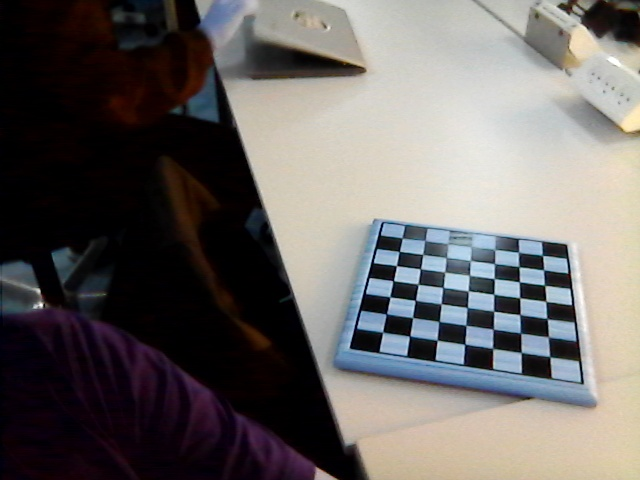
#> input picture test.jpg, 640 x 480 px
$ python imgrecog.py   (older library calls are emulated)
#> lines starting #> are read from the running program, lines starting #| are printed output that depends on the picture; after the words box and inside, x2 and y2 are one past the last pixel; in counts of white or black regions, pixels touching at a corner belong together
### camera.py
# import the opencv library
import cv2

class Camera:
    # [22 lines left out: functions __init__, get_frame, save_frame, not called in this run]

    def __del__(self):
        if self.vid.isOpened():
            self.vid.release()

class FakeCamera:
    def __init__(self, img_filename, width = None, height = None) -> None:
#> called with img_filename = 'test.jpg', width = 400, height = 400
        self.img = cv2.imread(img_filename)
#> self.img is the input picture: shape (480, 640, 3); mean B, G, R 100, 101.7, 105.4

        if width is not None:
            self.img = cv2.resize(self.img, (width, height))
#> self.img: shape (400, 400, 3)

    def get_frame(self):
        return (True, self.img.copy())

    def save_frame(self, filename):
        return (True, self.img)

    def __del__(self):
        pass

### imgrecog.py
import numpy as np
import cv2
from camera import Camera, FakeCamera
from prettytable import PrettyTable
import matplotlib.pyplot as plt

qualityLevel = 0.01
minDistance = 10

def lin_equ(l1, l2):
    m = ((l2[1] - l1[1])) / (l2[0] - l1[0])
    c = (l2[1] - (m * l2[0]))
    return m, c

def shadow_remove(img):
    rgb_planes = cv2.split(img)
    result_norm_planes = []
    for plane in rgb_planes:
        dilated_img = cv2.dilate(plane, np.ones((7,7), np.uint8))
        bg_img = cv2.medianBlur(dilated_img, 21)
        diff_img = 255 - cv2.absdiff(plane, bg_img)
        norm_img = cv2.normalize(diff_img,None, alpha=0, beta=255, norm_type=cv2.NORM_MINMAX, dtype=cv2.CV_8UC1)
        result_norm_planes.append(norm_img)
    shadowremov = cv2.merge(result_norm_planes)
    return shadowremov

def image_addaptive_guassian_threshold(img):
    gray = cv2.cvtColor(img, cv2.COLOR_BGR2GRAY)
    gray = cv2.GaussianBlur(gray, (5, 5), 0)
    return cv2.adaptiveThreshold(gray, 255, cv2.ADAPTIVE_THRESH_GAUSSIAN_C, cv2.THRESH_BINARY, 11, 2)

def image_addaptive_mean_threshold(img):
    gray = cv2.cvtColor(img, cv2.COLOR_BGR2GRAY)
    gray = cv2.GaussianBlur(gray, (5, 5), 0)
    return cv2.adaptiveThreshold(gray, 255, cv2.ADAPTIVE_THRESH_MEAN_C, cv2.THRESH_BINARY, 11, 2)

def image_otsu_threshold(img):
    gray = cv2.cvtColor(img, cv2.COLOR_BGR2GRAY)
    gray = cv2.GaussianBlur(gray, (5, 5), 0)
    return cv2.threshold(gray, 0, 255, cv2.THRESH_BINARY + cv2.THRESH_OTSU)[1]

def gray_to_bgr(img):
    return cv2.cvtColor(img, cv2.COLOR_GRAY2BGR)

if __name__ == '__main__':
    camera = FakeCamera("test.jpg", width=400, height=400)

    vals_type = ["int", "int", "float", "float", "float", "float", "float", "float"]
    vals = [2, 3, 0.04, 0.01, 0, 0, 0, 0]

    while True:
        imgs = []
        camera = FakeCamera("test.jpg", width=400, height=400)
        camera2 = FakeCamera("test2.jpeg", width=400, height=400)
#> call 3 of __init__, with img_filename = 'test2.jpeg', width = 400, height = 400
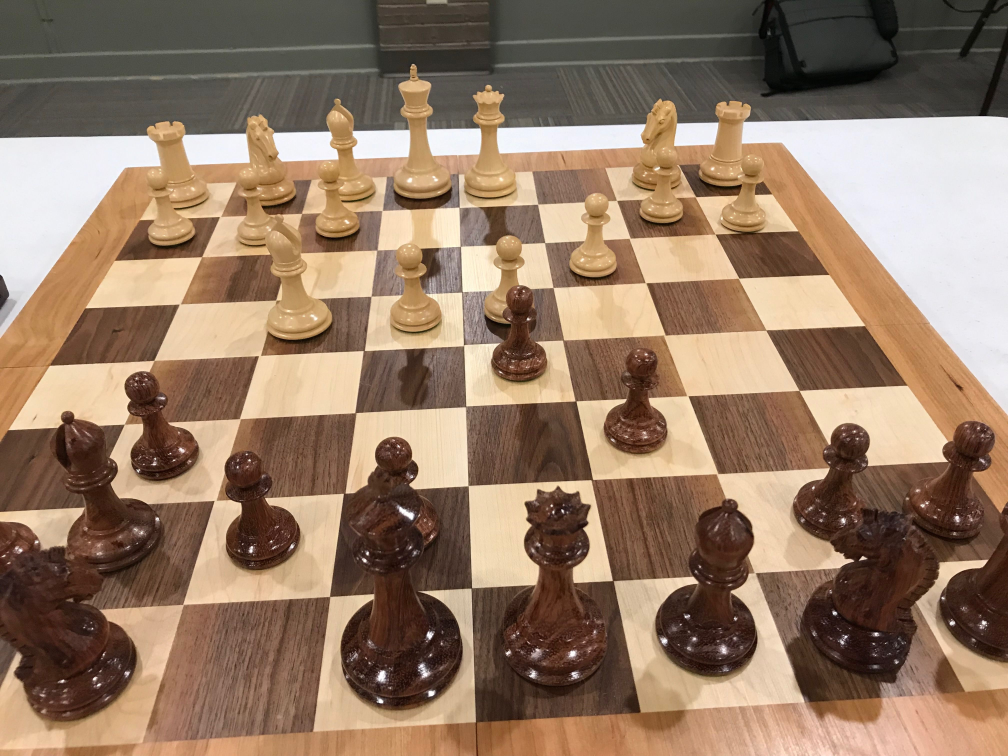
#> input picture test2.jpeg, 4032 x 3024 px (shown at 1/4 size)
#> in __init__, self.img is the input picture: shape (3024, 4032, 3); mean B, G, R 101.4, 122.7, 148.4
#> in __init__ (call 3), `self.img = cv2.resize(self.img, (width, height))`:
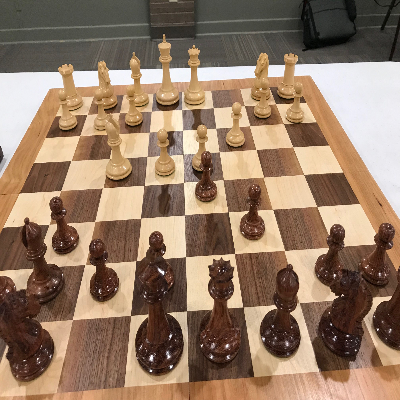
#> self.img: shape (400, 400, 3); mean B, G, R 101.3, 122.6, 148.4
        for cam in [camera, camera2]:
            ret, frame = cam.get_frame()
            img = frame.copy()
            empty = frame

            # find Harris corners
            gray = cv2.cvtColor(img, cv2.COLOR_BGR2GRAY)
            gray = cv2.GaussianBlur(gray, (5, 5), 0)
            dst = cv2.cornerHarris(gray, 2, 3, 0.02)
            #result is dilated for marking the corners, not important
            dst = cv2.dilate(dst, None)

            # find centroids
            ret, dst = cv2.threshold(dst, 0.01 * dst.max(), 255, 0)
            dst = np.uint8(dst)
            ret, labels, stats, centroids = cv2.connectedComponentsWithStats(dst)

            # draw centroids
            #for i in range(1, len(centroids)):
            #    cv2.circle(img, (int(centroids[i][0]), int(centroids[i][1])), 1, (0, 0, 255), -1)

            # define the criteria to stop and refine the corners
            criteria = (cv2.TERM_CRITERIA_EPS + cv2.TERM_CRITERIA_MAX_ITER, 100, 0.001)
            corners = cv2.cornerSubPix(gray, np.float32(centroids), (5, 5), (-1, -1), criteria)

            for i in range(1, len(corners)):
                cv2.circle(img, (int(corners[i][0]), int(corners[i][1])), 1, (0, 0, 255), -1)


            # show the images 2 by 2 in same window
            imgs.append(np.hstack((frame, img)))
#> this loop made 2 passes
#> pass 1, `gray = cv2.cvtColor(img, cv2.COLOR_BGR2GRAY)`:
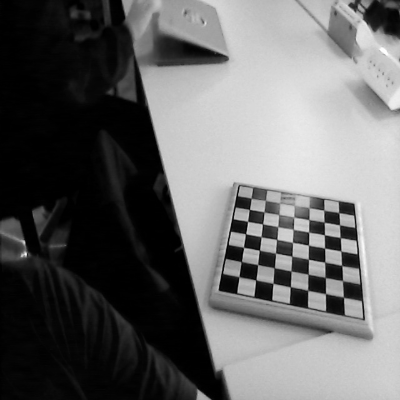
#> gray: shape (400, 400); min 0, max 255, mean 102.5
#> pass 1, `dst = cv2.dilate(dst, None)`:
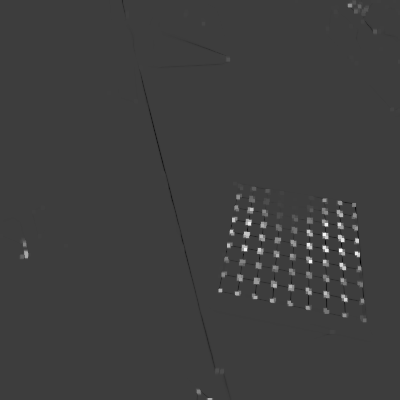
#> dst: shape (400, 400) float32; min -0.00022, max 0.000697, mean 4.26e-06; drawn with min black and max white
#> after the loop:
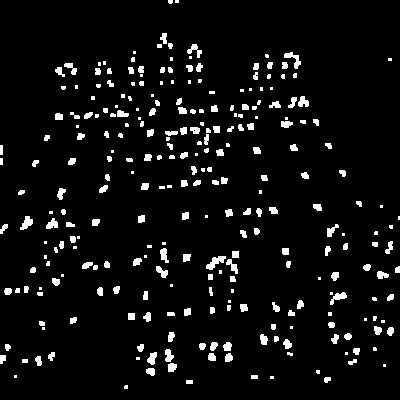
#> dst: shape (400, 400); 5.7% white; 276 white regions (94 under 20 px), largest, box (x1, y1, x2, y2) and area: (206, 256, 226, 270) 135, (284, 52, 301, 69) 114, (20, 216, 33, 230) 105
#> after the loop:
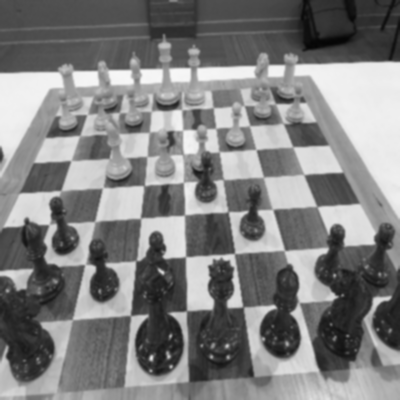
#> gray: shape (400, 400); min 5, max 247, mean 127.9
#> after the loop, imgs = 2 items

        # show the images 2 by 2 in same window
        cv2.imshow("img", np.vstack(imgs))
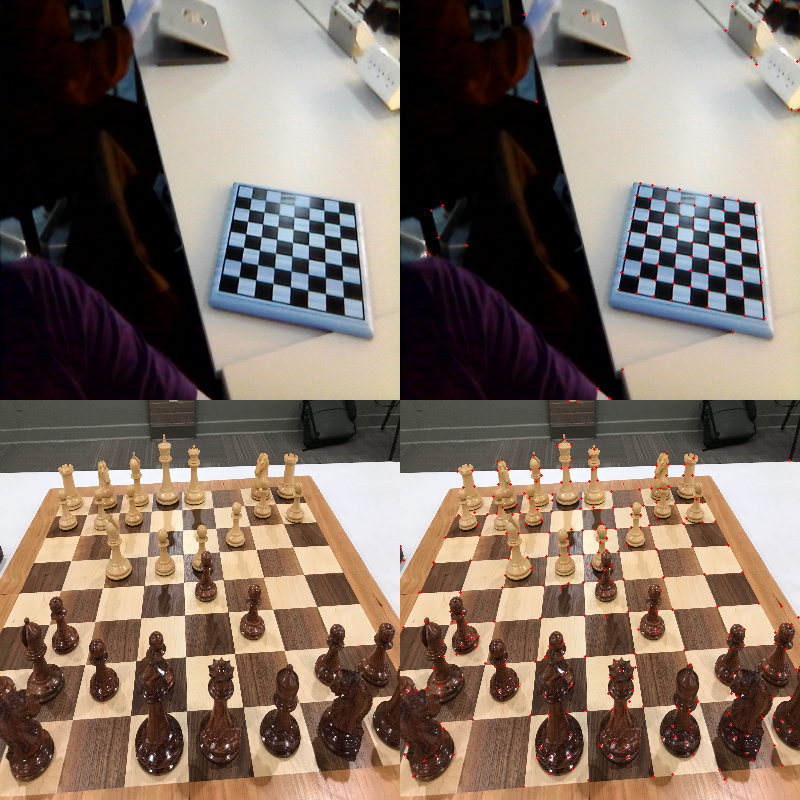
#> window 'img': shape (800, 800, 3); mean B, G, R 100.3, 111.8, 127.2

        up = ["w", "e", "r", "t", "y", "u", "i", "o"]
        down = ["s", "d", "f", "g", "h", "j", "k", "l"]

        key = cv2.waitKey(1)
#> (key q is pressed here)

        if key in [ord(x) for x in up]:
            index = up.index(chr(key))
            if index == 1:
                vals[index] += 2
                vals[index] = min(31, vals[index])
            else:
                vals[index] += 1 if vals_type[index] == "int" else 0.01

        if key in [ord(x) for x in down]:
            index = down.index(chr(key))
            if index == 1:
                vals[index] -= 2
                vals[index] = max(1, vals[index])
            else:
                vals[index] -= 1 if vals_type[index] == "int" else 0.01
                vals[index] = max(0, vals[index])

        print(vals)

        if key & 0xFF == ord('q'):
            break


    if False:
        while True:
            ret, frame = camera.get_frame()
            empty = frame

            if not ret:
                break

            gray = cv2.cvtColor(frame, cv2.COLOR_BGR2GRAY)

            gray[128 < gray] = [255]
            gray[gray < 128] = [0]

            blur = cv2.GaussianBlur(gray, (5, 5), 0)

            maxCorners = 90

            # [7 lines of commented-out code are left out]

            corners = cv2.goodFeaturesToTrack(blur, maxCorners=maxCorners, qualityLevel=0.18, minDistance=12)
            corners = np.intp(corners)

            # sort corners by x + y to get closest to top left
            #corners = sorted(corners, key=lambda x: x[0][0] + x[0][1])


            for i in corners:
                x, y = i.ravel()
                cv2.circle(empty, (x, y), 3, 255, -1)

            cv2.imshow('frame', gray)

            '''
            len_corners = len(corners)
            corner_lines_a = np.zeros((len_corners, len_corners), dtype=np.float32)
            corner_lines_b = np.zeros((len_corners, len_corners), dtype=np.float32)

            for i in range(len_corners):
                for j in range(len_corners):
                    if i != j:
                        corner_lines_a[i][j], corner_lines_b[i][j] = lin_equ(corners[i][0], corners[j][0])

            for line in [corner_lines_a, corner_lines_b]:
                table = PrettyTable()
                for i in range(len_corners):
                    table.add_column(str(i), ([0] * i) + [round(it, 2) for it in list(line[i][i:len_corners])])
                print(table)

            lines = []

            for i in range(len_corners):
                for j in range(i, len_corners):
                    if i == j:
                        continue
            '''


            # create matplot graph using the algebraic equations of the lines
            '''
            x = np.linspace(0, 1000, 1000)
            for i in range(len_corners):
                for j in range(len_corners):
                    if i != j:
                        plt.plot(x, corner_lines_a[i][j] * x + corner_lines_b[i][j], color='black', linewidth=0.5)
            '''

            '''
            for a_line, b_line in zip(corner_lines_a, corner_lines_b):
                for i in range(len_corners):
                    for j in range(len_corners):
                        x = 0
                        plt.plot(x, a_line[i] * x + b_line[i], color='black', linewidth=2)
            plt.show()
            '''


            '''
            for i in lines:
                cv2.line(empty, tuple(corners[i[0]][0]), tuple(corners[i[1]][0]), (0, 255, 0), 2)

            for i in corners:
                x, y = i.ravel()
                cv2.circle(empty, (x, y), 3, 255, -1)

            # multiply size of image by 4
            empty = cv2.resize(empty, (empty.shape[1] * 4, empty.shape[0] * 4))
            '''

            key = cv2.waitKey(1)

            if key & 0xFF == ord('q'):
                break
